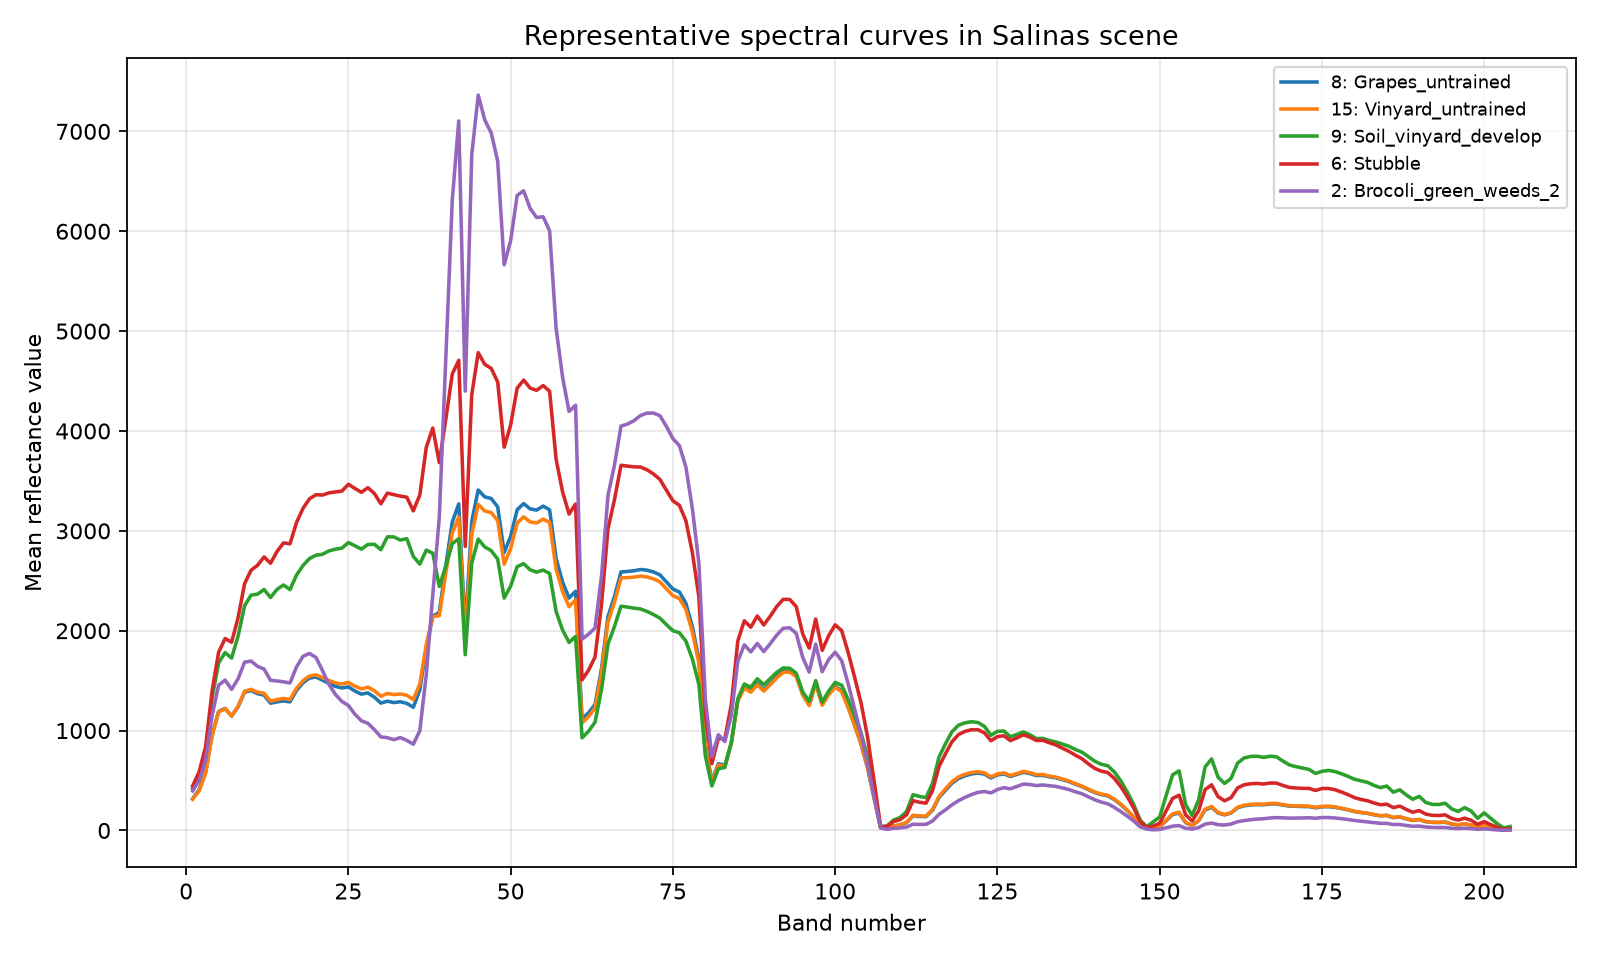

Recreate this plot in Python.
#!/usr/bin/env python3
"""Plot representative spectral curves from the Salinas hyperspectral scene.

Default inputs:
  data/Salinas_corrected.mat
  data/Salinas_gt.mat

Default output:
  T2/2.png
"""

from __future__ import annotations

import argparse
import os
from pathlib import Path

os.environ.setdefault("MPLCONFIGDIR", str(Path(".matplotlib").resolve()))

import matplotlib.pyplot as plt
import numpy as np

from hsi_utils import infer_dataset_key, label_for_class, load_cube, load_ground_truth, parse_classes


def mean_spectrum_for_class(
    cube: np.ndarray,
    gt: np.ndarray,
    class_id: int,
    max_pixels: int,
    rng: np.random.Generator,
) -> np.ndarray:
    flat_indices = np.flatnonzero(gt.ravel() == class_id)
    if flat_indices.size == 0:
        raise ValueError(f"Class {class_id} has no pixels in ground-truth image")

    if flat_indices.size > max_pixels:
        flat_indices = rng.choice(flat_indices, size=max_pixels, replace=False)

    rows, cols = np.unravel_index(flat_indices, gt.shape)
    # This selects at most max_pixels spectra, avoiding a large cube-sized copy.
    spectra = cube[rows, cols, :].astype(np.float32, copy=False)
    return spectra.mean(axis=0)


def parse_args() -> argparse.Namespace:
    parser = argparse.ArgumentParser()
    parser.add_argument("--cube", type=Path, default=Path("data/Salinas_corrected.mat"))
    parser.add_argument("--gt", type=Path, default=Path("data/Salinas_gt.mat"))
    parser.add_argument("--output", type=Path, default=Path("T2/2.png"))
    parser.add_argument("--cube-variable", help="Name of the 3-D image variable inside the .mat file.")
    parser.add_argument("--gt-variable", help="Name of the 2-D ground-truth variable inside the .mat file.")
    parser.add_argument(
        "--classes",
        default=None,
        help="Comma-separated class ids to plot. If omitted, the five largest nonzero classes are used.",
    )
    parser.add_argument(
        "--max-pixels",
        type=int,
        default=2000,
        help="Maximum sampled pixels per class. Lower this if memory is very tight.",
    )
    parser.add_argument("--seed", type=int, default=2025)
    return parser.parse_args()


def main() -> None:
    args = parse_args()
    cube, cube_variable = load_cube(args.cube, args.cube_variable)
    gt, gt_variable = load_ground_truth(args.gt, cube.shape[:2], args.gt_variable)
    class_ids = parse_classes(args.classes, gt)
    dataset_key = infer_dataset_key(str(args.cube), cube_variable, str(args.gt), gt_variable)
    rng = np.random.default_rng(args.seed)

    x = np.arange(1, cube.shape[2] + 1)
    plt.figure(figsize=(10, 6), dpi=160)
    for class_id in class_ids:
        spectrum = mean_spectrum_for_class(cube, gt, class_id, args.max_pixels, rng)
        label = label_for_class(dataset_key, class_id)
        plt.plot(x, spectrum, linewidth=1.6, label=f"{class_id}: {label}")

    plt.title("Representative spectral curves in Salinas scene")
    plt.xlabel("Band number")
    plt.ylabel("Mean reflectance value")
    plt.grid(True, alpha=0.3)
    plt.legend(fontsize=8)
    plt.tight_layout()

    args.output.parent.mkdir(parents=True, exist_ok=True)
    plt.savefig(args.output)
    plt.close()
    print(f"Saved spectral-curve plot to {args.output}")
    print(f"Cube variable: {cube_variable}; GT variable: {gt_variable}; shape: {cube.shape}")
    print(f"Classes: {class_ids}; max_pixels/class: {args.max_pixels}")


if __name__ == "__main__":
    main()
